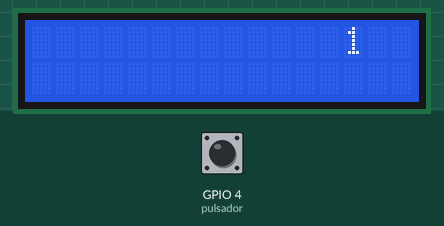
Recording of a sketch running on a simulated ESP32. On the bench: 16×2 character LCD. The test bench sets the inputs (shaded band); at power-on: GPIO 4 (pulsador) HIGH.

Above: at 1.2 s.
1.3 s: GPIO 4 (pulsador) pulled LOW for 0.15 s
At 1.9 s:
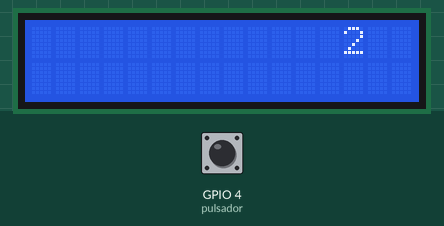
2.9 s: GPIO 4 (pulsador) pulled LOW for 1 s
At 4.3 s:
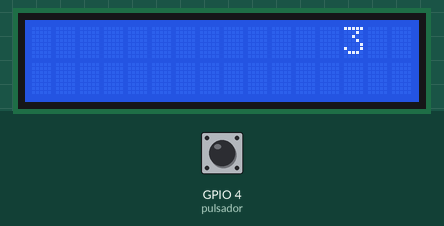
5.4 s: GPIO 4 (pulsador) pulled LOW for 0.15 s
At 6.2 s:
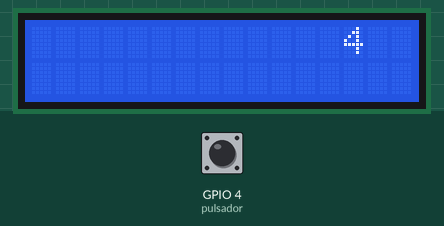
7.0 s: GPIO 4 (pulsador) pulled LOW for 1 s
At 8.7 s:
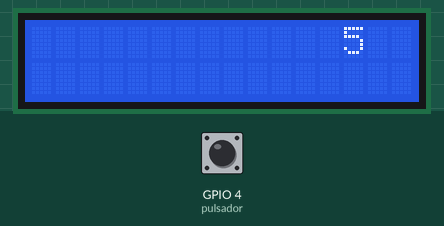
Timing chart, 0 to 10.2 s (numbered marks = the images above; inputs shaded):
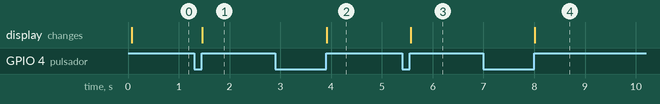

Measured:
- after the input at 1.3 s, the display: changes after 0.16 s (image 1)
- after the input at 2.9 s, the display: changes after 1.0 s (image 2)
- after the input at 5.4 s, the display: changes after 0.16 s (image 3)
- after the input at 7.0 s, the display: changes after 1.0 s (image 4)

The sketch:

ESP32_DeBouncing.ino
```cpp
/*
* Programa que incorpora ina funcion que evita el "rebote" en interruptores
*
*/

#include <LiquidCrystal_I2C.h>

// Seteamos columnas y filas del display (también vienen de 20x4)
int lcdColumns = 16;
int lcdRows = 2;

// seteo de dirección,columnas,filas del  LCD
LiquidCrystal_I2C lcd(0x27, lcdColumns, lcdRows);

const int pulsador = 4; // Entrada digital para el pulsador
const int tiempoAntirrebote = 10; // tiempo en ms para evitar el rebote

int cuenta = 0;
int estadoBoton;
int estadoBotonAnterior;

void setup(){
  // inicializo LCD
  lcd.init();
  // enciende backlight
  lcd.backlight();
  pinMode(pulsador, INPUT_PULLUP);
}

void loop(){


  estadoBoton = digitalRead(pulsador);

    if(estadoBoton != estadoBotonAnterior)
    {
      if(antirrebote(pulsador))
      {
        cuenta++;
        lcd.setCursor(13,0);
        lcd.print(cuenta);  // Se muestra a través del LCD el nº de veces que presionamos el pulsador
      }
    }
    estadoBotonAnterior = estadoBoton;
}

// Función que evita el rebote del pulsador
  boolean antirrebote(int pin)
  {
    int contador = 0;
    boolean estado;
    boolean estadoAnterior;

    do
    {
      estado = digitalRead(pin);
      if(estado != estadoAnterior)
      {
        contador = 0;
        estadoAnterior = estado;
      }
      else
      {
        contador = contador+ 1;
      }
      delay(1);
    } while(contador < tiempoAntirrebote);

    return estado;
  }
```
